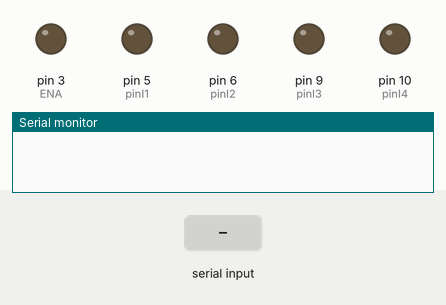
The sketch below on a simulated Arduino Uno, built with avr-gcc and run on an emulated ATmega328P. Parts: output pins drawn as LEDs (lit = HIGH), the last lines printed to the serial monitor. The test bench sets the inputs (shaded band).

Above: at 1.2 s.
1.3 s: "90,45\n" received over Serial
At 2.1 s:
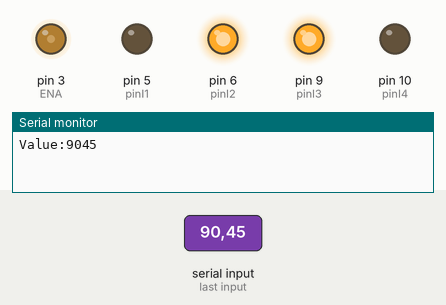
2.8 s: "30,150\n" received over Serial
At 3.6 s:
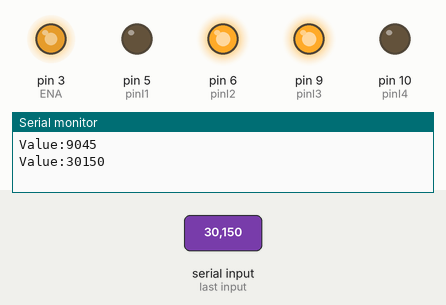
4.8 s: "5\n" received over Serial
At 6.3 s:
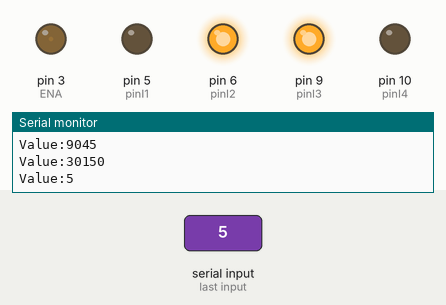
6.8 s: "1,90\n" received over Serial
At 7.9 s:
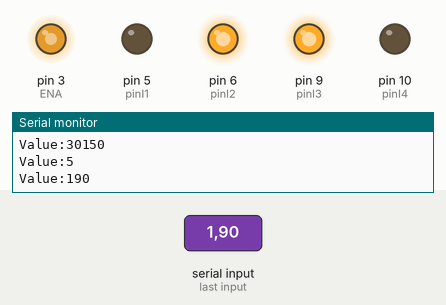
Timing chart, 0 to 9.8 s (numbered marks = the images above; inputs shaded):
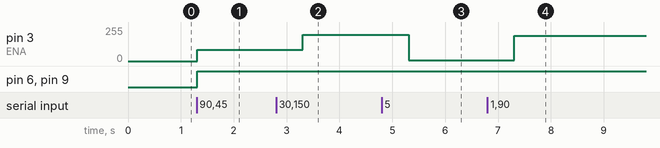

The sketch:

move.ino
```cpp
int pinI1=5;//定义I1接口
int pinI2=6;//定义I2接口
int pinI3=9;//定义I3接口
int pinI4=10;//定义I4接口
int ENA=3;
String inString = "";
double speeddata=0.0;
//int ENB=
void setup(){
Serial.begin(9600);
pinMode(pinI1,OUTPUT);
pinMode(pinI2,OUTPUT);
pinMode(pinI3,OUTPUT);
pinMode(pinI4,OUTPUT);
pinMode(ENA,OUTPUT);
//pinMode(ENB,OUTPUT);
analogWrite(ENA,0);
//analogWrite(ENB,0);
}
void loop(){
 while (Serial.available() > 0) {
    int inChar = Serial.read();
    if (isDigit(inChar)) {
      // convert the incoming byte to a char and add it to the string:
      inString += (char)inChar;
    }
    // if you get a newline, print the string, then the string's value:
    if (inChar == '\n') {
      Serial.print("Value:");
      Serial.println(inString.toInt());
      analogWrite(ENA,inString.toInt());
      digitalWrite(pinI4,LOW);//使直流电机（右）逆时针转
      digitalWrite(pinI3,HIGH);
      digitalWrite(pinI1,LOW);//使直流电机（左）顺时针转
      digitalWrite(pinI2,HIGH);
      delay(2000);
      // clear the string for new input:
      inString = "";
    }
  }

//后退
/*Serial.print("back");
digitalWrite(pinI4,HIGH);//使直流电机（右）顺时针转
digitalWrite(pinI3,LOW);
digitalWrite(pinI1,HIGH);//使直流电机（左）逆时针转
digitalWrite(pinI2,LOW);
delay(2000);//左转
Serial.print("left");
digitalWrite(pinI4,LOW);//使直流电机(右)逆时针转
digitalWrite(pinI3,HIGH);
digitalWrite(pinI1,HIGH);//使直流电机(左)逆时针转
digitalWrite(pinI2,LOW);
delay(2000);
//右转
Serial.print("right");
digitalWrite(pinI4,HIGH);//使直流电机(右)顺时针转
digitalWrite(pinI3,LOW);
digitalWrite(pinI1,LOW);//使直流电机(左)顺时针转
digitalWrite(pinI2,HIGH);
delay(2000);
//刹车
Serial.print("stop");
digitalWrite(pinI4,HIGH);//使直流电机(右)刹车
digitalWrite(pinI3,HIGH);
digitalWrite(pinI1,HIGH);//使直流电机左刹车
digitalWrite(pinI2,HIGH);
delay(2000);*/
}
```

Measured:
- after the input at 1.3 s, pin 3 (ENA): 0/255 → 85/255 at once; pin 6 (pinI2), pin 9 (pinI3): LOW → HIGH at once
- after the input at 2.8 s, pin 3 (ENA): 85/255 → 198/255 after 0.51 s
- after the input at 4.8 s, pin 3 (ENA): 198/255 → 5/255 after 0.51 s
- after the input at 6.8 s, pin 3 (ENA): 5/255 → 190/255 after 0.51 s
